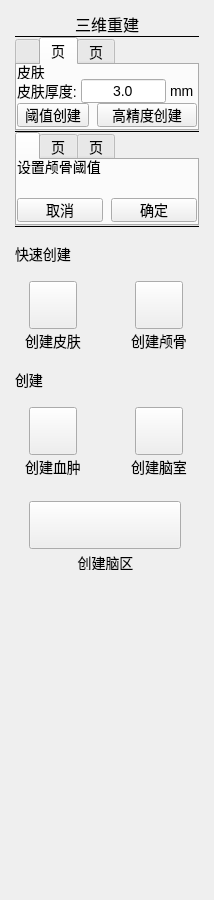
<?xml version="1.0" encoding="UTF-8"?>
<ui version="4.0">
 <class>UnitReconstruction</class>
 <widget class="qMRMLWidget" name="UnitReconstruction">
  <property name="geometry">
   <rect>
    <x>0</x>
    <y>0</y>
    <width>214</width>
    <height>900</height>
   </rect>
  </property>
  <property name="minimumSize">
   <size>
    <width>200</width>
    <height>0</height>
   </size>
  </property>
  <property name="maximumSize">
   <size>
    <width>217</width>
    <height>16777215</height>
   </size>
  </property>
  <property name="styleSheet">
   <string notr="true"/>
  </property>
  <layout class="QHBoxLayout" name="horizontalLayout_2">
   <property name="spacing">
    <number>0</number>
   </property>
   <property name="leftMargin">
    <number>0</number>
   </property>
   <property name="topMargin">
    <number>0</number>
   </property>
   <property name="rightMargin">
    <number>0</number>
   </property>
   <property name="bottomMargin">
    <number>0</number>
   </property>
   <item>
    <widget class="QWidget" name="widget_2" native="true">
     <property name="minimumSize">
      <size>
       <width>0</width>
       <height>32</height>
      </size>
     </property>
     <property name="maximumSize">
      <size>
       <width>200</width>
       <height>16777215</height>
      </size>
     </property>
     <property name="styleSheet">
      <string notr="true">font:14px;</string>
     </property>
     <layout class="QVBoxLayout" name="verticalLayout">
      <property name="spacing">
       <number>0</number>
      </property>
      <property name="leftMargin">
       <number>8</number>
      </property>
      <property name="topMargin">
       <number>12</number>
      </property>
      <property name="rightMargin">
       <number>8</number>
      </property>
      <property name="bottomMargin">
       <number>25</number>
      </property>
      <item>
       <widget class="QLabel" name="label_12">
        <property name="minimumSize">
         <size>
          <width>0</width>
          <height>24</height>
         </size>
        </property>
        <property name="maximumSize">
         <size>
          <width>16777215</width>
          <height>24</height>
         </size>
        </property>
        <property name="styleSheet">
         <string notr="true">font:16px;</string>
        </property>
        <property name="text">
         <string>三维重建</string>
        </property>
        <property name="alignment">
         <set>Qt::AlignCenter</set>
        </property>
       </widget>
      </item>
      <item>
       <widget class="QLabel" name="label_13">
        <property name="minimumSize">
         <size>
          <width>0</width>
          <height>1</height>
         </size>
        </property>
        <property name="maximumSize">
         <size>
          <width>16777215</width>
          <height>1</height>
         </size>
        </property>
        <property name="styleSheet">
         <string notr="true">background-color: rgb(0, 0, 0);</string>
        </property>
        <property name="text">
         <string/>
        </property>
       </widget>
      </item>
      <item>
       <widget class="QTabWidget" name="tabSkin">
        <property name="sizePolicy">
         <sizepolicy hsizetype="Expanding" vsizetype="Minimum">
          <horstretch>0</horstretch>
          <verstretch>0</verstretch>
         </sizepolicy>
        </property>
        <property name="font">
         <font>
          <pointsize>-1</pointsize>
          <weight>50</weight>
          <italic>false</italic>
          <bold>false</bold>
         </font>
        </property>
        <property name="styleSheet">
         <string notr="true">font:14px;</string>
        </property>
        <property name="currentIndex">
         <number>1</number>
        </property>
        <widget class="QWidget" name="tabWidget_5Page1_2">
         <attribute name="title">
          <string/>
         </attribute>
         <layout class="QVBoxLayout" name="verticalLayout_4" stretch="0,0,0">
          <property name="spacing">
           <number>0</number>
          </property>
          <property name="leftMargin">
           <number>0</number>
          </property>
          <property name="topMargin">
           <number>0</number>
          </property>
          <property name="rightMargin">
           <number>0</number>
          </property>
          <property name="bottomMargin">
           <number>0</number>
          </property>
          <item>
           <widget class="QLabel" name="label_4">
            <property name="minimumSize">
             <size>
              <width>0</width>
              <height>14</height>
             </size>
            </property>
            <property name="maximumSize">
             <size>
              <width>16777215</width>
              <height>14</height>
             </size>
            </property>
            <property name="font">
             <font>
              <pointsize>-1</pointsize>
              <weight>50</weight>
              <italic>false</italic>
              <bold>false</bold>
             </font>
            </property>
            <property name="text">
             <string>设置皮肤阈值</string>
            </property>
            <property name="alignment">
             <set>Qt::AlignLeading|Qt::AlignLeft|Qt::AlignVCenter</set>
            </property>
           </widget>
          </item>
          <item>
           <widget class="QWidget" name="widget_7" native="true">
            <property name="minimumSize">
             <size>
              <width>0</width>
              <height>24</height>
             </size>
            </property>
            <property name="maximumSize">
             <size>
              <width>16777215</width>
              <height>24</height>
             </size>
            </property>
            <layout class="QHBoxLayout" name="horizontalLayout_4" stretch="4">
             <property name="spacing">
              <number>0</number>
             </property>
             <property name="leftMargin">
              <number>0</number>
             </property>
             <property name="topMargin">
              <number>0</number>
             </property>
             <property name="rightMargin">
              <number>0</number>
             </property>
             <property name="bottomMargin">
              <number>0</number>
             </property>
             <item>
              <widget class="ctkRangeWidget" name="ctkRangeWidget_2" native="true">
               <property name="minimumSize">
                <size>
                 <width>48</width>
                 <height>24</height>
                </size>
               </property>
               <property name="maximumSize">
                <size>
                 <width>16777215</width>
                 <height>24</height>
                </size>
               </property>
              </widget>
             </item>
            </layout>
           </widget>
          </item>
          <item>
           <widget class="QWidget" name="widget_10" native="true">
            <property name="minimumSize">
             <size>
              <width>0</width>
              <height>24</height>
             </size>
            </property>
            <property name="maximumSize">
             <size>
              <width>16777215</width>
              <height>24</height>
             </size>
            </property>
            <layout class="QHBoxLayout" name="horizontalLayout_15">
             <property name="spacing">
              <number>0</number>
             </property>
             <property name="leftMargin">
              <number>0</number>
             </property>
             <property name="topMargin">
              <number>0</number>
             </property>
             <property name="rightMargin">
              <number>0</number>
             </property>
             <property name="bottomMargin">
              <number>0</number>
             </property>
             <item>
              <widget class="QPushButton" name="pushButton_9">
               <property name="minimumSize">
                <size>
                 <width>86</width>
                 <height>24</height>
                </size>
               </property>
               <property name="maximumSize">
                <size>
                 <width>86</width>
                 <height>24</height>
                </size>
               </property>
               <property name="text">
                <string>取消</string>
               </property>
              </widget>
             </item>
             <item>
              <spacer name="horizontalSpacer_5">
               <property name="orientation">
                <enum>Qt::Horizontal</enum>
               </property>
               <property name="sizeHint" stdset="0">
                <size>
                 <width>40</width>
                 <height>20</height>
                </size>
               </property>
              </spacer>
             </item>
             <item>
              <widget class="QPushButton" name="pushButton_2">
               <property name="minimumSize">
                <size>
                 <width>86</width>
                 <height>24</height>
                </size>
               </property>
               <property name="maximumSize">
                <size>
                 <width>86</width>
                 <height>24</height>
                </size>
               </property>
               <property name="font">
                <font>
                 <pointsize>-1</pointsize>
                 <weight>50</weight>
                 <italic>false</italic>
                 <bold>false</bold>
                </font>
               </property>
               <property name="text">
                <string>确定</string>
               </property>
              </widget>
             </item>
            </layout>
           </widget>
          </item>
         </layout>
        </widget>
        <widget class="QWidget" name="tab_4">
         <property name="styleSheet">
          <string notr="true">font:14px;</string>
         </property>
         <attribute name="title">
          <string>页</string>
         </attribute>
         <layout class="QVBoxLayout" name="verticalLayout_7">
          <property name="spacing">
           <number>0</number>
          </property>
          <property name="leftMargin">
           <number>0</number>
          </property>
          <property name="topMargin">
           <number>0</number>
          </property>
          <property name="rightMargin">
           <number>0</number>
          </property>
          <property name="bottomMargin">
           <number>0</number>
          </property>
          <item>
           <widget class="QLabel" name="label_11">
            <property name="minimumSize">
             <size>
              <width>0</width>
              <height>14</height>
             </size>
            </property>
            <property name="maximumSize">
             <size>
              <width>16777215</width>
              <height>14</height>
             </size>
            </property>
            <property name="text">
             <string>皮肤</string>
            </property>
            <property name="alignment">
             <set>Qt::AlignLeading|Qt::AlignLeft|Qt::AlignVCenter</set>
            </property>
           </widget>
          </item>
          <item>
           <widget class="QWidget" name="widget_11" native="true">
            <property name="minimumSize">
             <size>
              <width>0</width>
              <height>24</height>
             </size>
            </property>
            <property name="maximumSize">
             <size>
              <width>16777215</width>
              <height>24</height>
             </size>
            </property>
            <property name="styleSheet">
             <string notr="true">font:14px;</string>
            </property>
            <layout class="QHBoxLayout" name="horizontalLayout_6">
             <property name="spacing">
              <number>4</number>
             </property>
             <property name="leftMargin">
              <number>0</number>
             </property>
             <property name="topMargin">
              <number>0</number>
             </property>
             <property name="rightMargin">
              <number>0</number>
             </property>
             <property name="bottomMargin">
              <number>0</number>
             </property>
             <item>
              <widget class="QLabel" name="label_5">
               <property name="text">
                <string>皮肤厚度:</string>
               </property>
              </widget>
             </item>
             <item>
              <widget class="QLineEdit" name="lineEdit_2">
               <property name="minimumSize">
                <size>
                 <width>85</width>
                 <height>24</height>
                </size>
               </property>
               <property name="maximumSize">
                <size>
                 <width>85</width>
                 <height>16777215</height>
                </size>
               </property>
               <property name="text">
                <string>3.0</string>
               </property>
               <property name="alignment">
                <set>Qt::AlignCenter</set>
               </property>
              </widget>
             </item>
             <item>
              <widget class="QLabel" name="label_6">
               <property name="text">
                <string>mm</string>
               </property>
              </widget>
             </item>
             <item>
              <spacer name="horizontalSpacer_3">
               <property name="orientation">
                <enum>Qt::Horizontal</enum>
               </property>
               <property name="sizeHint" stdset="0">
                <size>
                 <width>40</width>
                 <height>20</height>
                </size>
               </property>
              </spacer>
             </item>
            </layout>
           </widget>
          </item>
          <item>
           <widget class="QWidget" name="widget_14" native="true">
            <property name="minimumSize">
             <size>
              <width>0</width>
              <height>24</height>
             </size>
            </property>
            <property name="maximumSize">
             <size>
              <width>16777213</width>
              <height>24</height>
             </size>
            </property>
            <layout class="QHBoxLayout" name="horizontalLayout_14">
             <property name="spacing">
              <number>0</number>
             </property>
             <property name="leftMargin">
              <number>0</number>
             </property>
             <property name="topMargin">
              <number>0</number>
             </property>
             <property name="rightMargin">
              <number>0</number>
             </property>
             <property name="bottomMargin">
              <number>0</number>
             </property>
             <item>
              <widget class="QPushButton" name="pushButton_5">
               <property name="minimumSize">
                <size>
                 <width>72</width>
                 <height>24</height>
                </size>
               </property>
               <property name="maximumSize">
                <size>
                 <width>72</width>
                 <height>24</height>
                </size>
               </property>
               <property name="font">
                <font>
                 <pointsize>-1</pointsize>
                 <weight>50</weight>
                 <italic>false</italic>
                 <bold>false</bold>
                </font>
               </property>
               <property name="text">
                <string>阈值创建</string>
               </property>
              </widget>
             </item>
             <item>
              <spacer name="horizontalSpacer_7">
               <property name="orientation">
                <enum>Qt::Horizontal</enum>
               </property>
               <property name="sizeHint" stdset="0">
                <size>
                 <width>42</width>
                 <height>20</height>
                </size>
               </property>
              </spacer>
             </item>
             <item>
              <widget class="QPushButton" name="pushButton_11">
               <property name="minimumSize">
                <size>
                 <width>100</width>
                 <height>24</height>
                </size>
               </property>
               <property name="maximumSize">
                <size>
                 <width>100</width>
                 <height>24</height>
                </size>
               </property>
               <property name="text">
                <string>高精度创建</string>
               </property>
              </widget>
             </item>
            </layout>
           </widget>
          </item>
         </layout>
        </widget>
        <widget class="QWidget" name="tab_7">
         <attribute name="title">
          <string>页</string>
         </attribute>
         <layout class="QVBoxLayout" name="verticalLayout_8">
          <item>
           <widget class="QLabel" name="label_7">
            <property name="font">
             <font>
              <pointsize>-1</pointsize>
              <weight>50</weight>
              <italic>false</italic>
              <bold>false</bold>
             </font>
            </property>
            <property name="styleSheet">
             <string notr="true">color: rgb(122, 122, 122);</string>
            </property>
            <property name="text">
             <string>暂未开放</string>
            </property>
            <property name="alignment">
             <set>Qt::AlignCenter</set>
            </property>
           </widget>
          </item>
         </layout>
        </widget>
       </widget>
      </item>
      <item>
       <widget class="QLabel" name="label_14">
        <property name="minimumSize">
         <size>
          <width>0</width>
          <height>1</height>
         </size>
        </property>
        <property name="maximumSize">
         <size>
          <width>16777215</width>
          <height>1</height>
         </size>
        </property>
        <property name="styleSheet">
         <string notr="true">background-color: rgb(0, 0, 0);</string>
        </property>
        <property name="text">
         <string/>
        </property>
       </widget>
      </item>
      <item>
       <widget class="QTabWidget" name="tabBone">
        <property name="sizePolicy">
         <sizepolicy hsizetype="Expanding" vsizetype="Minimum">
          <horstretch>0</horstretch>
          <verstretch>0</verstretch>
         </sizepolicy>
        </property>
        <property name="font">
         <font>
          <pointsize>-1</pointsize>
          <weight>50</weight>
          <italic>false</italic>
          <bold>false</bold>
         </font>
        </property>
        <property name="styleSheet">
         <string notr="true">font:14px;</string>
        </property>
        <property name="currentIndex">
         <number>0</number>
        </property>
        <widget class="QWidget" name="tabWidget_5Page1_3">
         <attribute name="title">
          <string/>
         </attribute>
         <layout class="QVBoxLayout" name="verticalLayout_5" stretch="0,0,0">
          <property name="spacing">
           <number>0</number>
          </property>
          <property name="leftMargin">
           <number>0</number>
          </property>
          <property name="topMargin">
           <number>0</number>
          </property>
          <property name="rightMargin">
           <number>0</number>
          </property>
          <property name="bottomMargin">
           <number>0</number>
          </property>
          <item>
           <widget class="QLabel" name="label_18">
            <property name="minimumSize">
             <size>
              <width>0</width>
              <height>14</height>
             </size>
            </property>
            <property name="maximumSize">
             <size>
              <width>16777215</width>
              <height>14</height>
             </size>
            </property>
            <property name="font">
             <font>
              <pointsize>-1</pointsize>
              <weight>50</weight>
              <italic>false</italic>
              <bold>false</bold>
             </font>
            </property>
            <property name="text">
             <string>设置颅骨阈值</string>
            </property>
            <property name="alignment">
             <set>Qt::AlignLeading|Qt::AlignLeft|Qt::AlignVCenter</set>
            </property>
           </widget>
          </item>
          <item>
           <widget class="QWidget" name="widget_8" native="true">
            <property name="minimumSize">
             <size>
              <width>0</width>
              <height>24</height>
             </size>
            </property>
            <property name="maximumSize">
             <size>
              <width>16777215</width>
              <height>24</height>
             </size>
            </property>
            <layout class="QHBoxLayout" name="horizontalLayout_7" stretch="4">
             <property name="spacing">
              <number>0</number>
             </property>
             <property name="leftMargin">
              <number>0</number>
             </property>
             <property name="topMargin">
              <number>0</number>
             </property>
             <property name="rightMargin">
              <number>0</number>
             </property>
             <property name="bottomMargin">
              <number>0</number>
             </property>
             <item>
              <widget class="ctkRangeWidget" name="ctkRangeWidget_3" native="true">
               <property name="minimumSize">
                <size>
                 <width>48</width>
                 <height>24</height>
                </size>
               </property>
               <property name="maximumSize">
                <size>
                 <width>16777215</width>
                 <height>24</height>
                </size>
               </property>
              </widget>
             </item>
            </layout>
           </widget>
          </item>
          <item>
           <widget class="QWidget" name="widget_12" native="true">
            <property name="minimumSize">
             <size>
              <width>0</width>
              <height>24</height>
             </size>
            </property>
            <property name="maximumSize">
             <size>
              <width>16777215</width>
              <height>24</height>
             </size>
            </property>
            <layout class="QHBoxLayout" name="horizontalLayout_16">
             <property name="spacing">
              <number>0</number>
             </property>
             <property name="leftMargin">
              <number>0</number>
             </property>
             <property name="topMargin">
              <number>0</number>
             </property>
             <property name="rightMargin">
              <number>0</number>
             </property>
             <property name="bottomMargin">
              <number>0</number>
             </property>
             <item>
              <widget class="QPushButton" name="pushButton_15">
               <property name="minimumSize">
                <size>
                 <width>86</width>
                 <height>24</height>
                </size>
               </property>
               <property name="maximumSize">
                <size>
                 <width>86</width>
                 <height>24</height>
                </size>
               </property>
               <property name="text">
                <string>取消</string>
               </property>
              </widget>
             </item>
             <item>
              <spacer name="horizontalSpacer_6">
               <property name="orientation">
                <enum>Qt::Horizontal</enum>
               </property>
               <property name="sizeHint" stdset="0">
                <size>
                 <width>40</width>
                 <height>20</height>
                </size>
               </property>
              </spacer>
             </item>
             <item>
              <widget class="QPushButton" name="pushButton_3">
               <property name="minimumSize">
                <size>
                 <width>86</width>
                 <height>24</height>
                </size>
               </property>
               <property name="maximumSize">
                <size>
                 <width>86</width>
                 <height>24</height>
                </size>
               </property>
               <property name="font">
                <font>
                 <pointsize>-1</pointsize>
                 <weight>50</weight>
                 <italic>false</italic>
                 <bold>false</bold>
                </font>
               </property>
               <property name="text">
                <string>确定</string>
               </property>
              </widget>
             </item>
            </layout>
           </widget>
          </item>
         </layout>
        </widget>
        <widget class="QWidget" name="tab_5">
         <property name="styleSheet">
          <string notr="true">font:14px;</string>
         </property>
         <attribute name="title">
          <string>页</string>
         </attribute>
         <layout class="QVBoxLayout" name="verticalLayout_10">
          <property name="spacing">
           <number>0</number>
          </property>
          <property name="leftMargin">
           <number>0</number>
          </property>
          <property name="topMargin">
           <number>0</number>
          </property>
          <property name="rightMargin">
           <number>0</number>
          </property>
          <property name="bottomMargin">
           <number>0</number>
          </property>
          <item>
           <widget class="QLabel" name="label_19">
            <property name="minimumSize">
             <size>
              <width>0</width>
              <height>14</height>
             </size>
            </property>
            <property name="maximumSize">
             <size>
              <width>16777215</width>
              <height>14</height>
             </size>
            </property>
            <property name="text">
             <string>颅骨</string>
            </property>
            <property name="alignment">
             <set>Qt::AlignLeading|Qt::AlignLeft|Qt::AlignVCenter</set>
            </property>
           </widget>
          </item>
          <item>
           <widget class="QWidget" name="widget_13" native="true">
            <property name="minimumSize">
             <size>
              <width>0</width>
              <height>24</height>
             </size>
            </property>
            <property name="maximumSize">
             <size>
              <width>16777215</width>
              <height>24</height>
             </size>
            </property>
            <property name="styleSheet">
             <string notr="true">font:14px;</string>
            </property>
            <layout class="QHBoxLayout" name="horizontalLayout_10">
             <property name="spacing">
              <number>4</number>
             </property>
             <property name="leftMargin">
              <number>0</number>
             </property>
             <property name="topMargin">
              <number>0</number>
             </property>
             <property name="rightMargin">
              <number>0</number>
             </property>
             <property name="bottomMargin">
              <number>0</number>
             </property>
             <item>
              <widget class="QLabel" name="label_20">
               <property name="text">
                <string>颅骨厚度:</string>
               </property>
              </widget>
             </item>
             <item>
              <widget class="QLineEdit" name="lineEdit_3">
               <property name="minimumSize">
                <size>
                 <width>85</width>
                 <height>24</height>
                </size>
               </property>
               <property name="maximumSize">
                <size>
                 <width>85</width>
                 <height>16777215</height>
                </size>
               </property>
               <property name="text">
                <string>3.0</string>
               </property>
               <property name="alignment">
                <set>Qt::AlignCenter</set>
               </property>
              </widget>
             </item>
             <item>
              <widget class="QLabel" name="label_21">
               <property name="text">
                <string>mm</string>
               </property>
              </widget>
             </item>
             <item>
              <spacer name="horizontalSpacer_8">
               <property name="orientation">
                <enum>Qt::Horizontal</enum>
               </property>
               <property name="sizeHint" stdset="0">
                <size>
                 <width>40</width>
                 <height>20</height>
                </size>
               </property>
              </spacer>
             </item>
            </layout>
           </widget>
          </item>
          <item>
           <widget class="QWidget" name="widget_16" native="true">
            <property name="minimumSize">
             <size>
              <width>0</width>
              <height>24</height>
             </size>
            </property>
            <property name="maximumSize">
             <size>
              <width>16777213</width>
              <height>24</height>
             </size>
            </property>
            <layout class="QHBoxLayout" name="horizontalLayout_17">
             <property name="spacing">
              <number>0</number>
             </property>
             <property name="leftMargin">
              <number>0</number>
             </property>
             <property name="topMargin">
              <number>0</number>
             </property>
             <property name="rightMargin">
              <number>0</number>
             </property>
             <property name="bottomMargin">
              <number>0</number>
             </property>
             <item>
              <spacer name="horizontalSpacer_10">
               <property name="orientation">
                <enum>Qt::Horizontal</enum>
               </property>
               <property name="sizeHint" stdset="0">
                <size>
                 <width>40</width>
                 <height>20</height>
                </size>
               </property>
              </spacer>
             </item>
             <item>
              <widget class="QPushButton" name="pushButton_16">
               <property name="minimumSize">
                <size>
                 <width>72</width>
                 <height>24</height>
                </size>
               </property>
               <property name="maximumSize">
                <size>
                 <width>72</width>
                 <height>24</height>
                </size>
               </property>
               <property name="font">
                <font>
                 <pointsize>-1</pointsize>
                 <weight>50</weight>
                 <italic>false</italic>
                 <bold>false</bold>
                </font>
               </property>
               <property name="text">
                <string>阈值创建</string>
               </property>
              </widget>
             </item>
             <item>
              <spacer name="horizontalSpacer_9">
               <property name="orientation">
                <enum>Qt::Horizontal</enum>
               </property>
               <property name="sizeHint" stdset="0">
                <size>
                 <width>42</width>
                 <height>20</height>
                </size>
               </property>
              </spacer>
             </item>
            </layout>
           </widget>
          </item>
         </layout>
        </widget>
        <widget class="QWidget" name="tab_10">
         <attribute name="title">
          <string>页</string>
         </attribute>
         <layout class="QVBoxLayout" name="verticalLayout_11">
          <item>
           <widget class="QLabel" name="label_22">
            <property name="font">
             <font>
              <pointsize>-1</pointsize>
              <weight>50</weight>
              <italic>false</italic>
              <bold>false</bold>
             </font>
            </property>
            <property name="styleSheet">
             <string notr="true">color: rgb(122, 122, 122);</string>
            </property>
            <property name="text">
             <string>暂未开放</string>
            </property>
            <property name="alignment">
             <set>Qt::AlignCenter</set>
            </property>
           </widget>
          </item>
         </layout>
        </widget>
       </widget>
      </item>
      <item>
       <widget class="QLabel" name="label_23">
        <property name="minimumSize">
         <size>
          <width>0</width>
          <height>1</height>
         </size>
        </property>
        <property name="maximumSize">
         <size>
          <width>16777215</width>
          <height>1</height>
         </size>
        </property>
        <property name="styleSheet">
         <string notr="true">background-color: rgb(0, 0, 0);</string>
        </property>
        <property name="text">
         <string/>
        </property>
       </widget>
      </item>
      <item>
       <spacer name="verticalSpacer_3">
        <property name="orientation">
         <enum>Qt::Vertical</enum>
        </property>
        <property name="sizeType">
         <enum>QSizePolicy::Fixed</enum>
        </property>
        <property name="sizeHint" stdset="0">
         <size>
          <width>20</width>
          <height>16</height>
         </size>
        </property>
       </spacer>
      </item>
      <item>
       <widget class="QLabel" name="label_9">
        <property name="text">
         <string>快速创建</string>
        </property>
       </widget>
      </item>
      <item>
       <spacer name="verticalSpacer_5">
        <property name="orientation">
         <enum>Qt::Vertical</enum>
        </property>
        <property name="sizeType">
         <enum>QSizePolicy::Fixed</enum>
        </property>
        <property name="sizeHint" stdset="0">
         <size>
          <width>20</width>
          <height>16</height>
         </size>
        </property>
       </spacer>
      </item>
      <item>
       <widget class="QWidget" name="widget_3" native="true">
        <property name="minimumSize">
         <size>
          <width>0</width>
          <height>72</height>
         </size>
        </property>
        <property name="maximumSize">
         <size>
          <width>16777215</width>
          <height>72</height>
         </size>
        </property>
        <widget class="QPushButton" name="btn_quick_skin">
         <property name="geometry">
          <rect>
           <x>14</x>
           <y>0</y>
           <width>48</width>
           <height>48</height>
          </rect>
         </property>
         <property name="minimumSize">
          <size>
           <width>0</width>
           <height>24</height>
          </size>
         </property>
         <property name="text">
          <string/>
         </property>
        </widget>
        <widget class="QPushButton" name="btn_quick_bone">
         <property name="geometry">
          <rect>
           <x>120</x>
           <y>0</y>
           <width>48</width>
           <height>48</height>
          </rect>
         </property>
         <property name="minimumSize">
          <size>
           <width>0</width>
           <height>24</height>
          </size>
         </property>
         <property name="text">
          <string/>
         </property>
        </widget>
        <widget class="QLabel" name="label_10">
         <property name="geometry">
          <rect>
           <x>0</x>
           <y>50</y>
           <width>76</width>
           <height>20</height>
          </rect>
         </property>
         <property name="text">
          <string>创建皮肤</string>
         </property>
         <property name="alignment">
          <set>Qt::AlignCenter</set>
         </property>
        </widget>
        <widget class="QLabel" name="label_15">
         <property name="geometry">
          <rect>
           <x>106</x>
           <y>50</y>
           <width>76</width>
           <height>20</height>
          </rect>
         </property>
         <property name="text">
          <string>创建颅骨</string>
         </property>
         <property name="alignment">
          <set>Qt::AlignCenter</set>
         </property>
        </widget>
       </widget>
      </item>
      <item>
       <spacer name="verticalSpacer_6">
        <property name="orientation">
         <enum>Qt::Vertical</enum>
        </property>
        <property name="sizeType">
         <enum>QSizePolicy::Fixed</enum>
        </property>
        <property name="sizeHint" stdset="0">
         <size>
          <width>20</width>
          <height>16</height>
         </size>
        </property>
       </spacer>
      </item>
      <item>
       <widget class="QLabel" name="label">
        <property name="text">
         <string>创建</string>
        </property>
       </widget>
      </item>
      <item>
       <spacer name="verticalSpacer_4">
        <property name="orientation">
         <enum>Qt::Vertical</enum>
        </property>
        <property name="sizeType">
         <enum>QSizePolicy::Fixed</enum>
        </property>
        <property name="sizeHint" stdset="0">
         <size>
          <width>20</width>
          <height>16</height>
         </size>
        </property>
       </spacer>
      </item>
      <item>
       <widget class="QWidget" name="widget" native="true">
        <property name="minimumSize">
         <size>
          <width>0</width>
          <height>180</height>
         </size>
        </property>
        <property name="maximumSize">
         <size>
          <width>16777215</width>
          <height>180</height>
         </size>
        </property>
        <widget class="QPushButton" name="btnTurmo">
         <property name="geometry">
          <rect>
           <x>14</x>
           <y>0</y>
           <width>48</width>
           <height>48</height>
          </rect>
         </property>
         <property name="minimumSize">
          <size>
           <width>0</width>
           <height>24</height>
          </size>
         </property>
         <property name="maximumSize">
          <size>
           <width>16777215</width>
           <height>4444</height>
          </size>
         </property>
         <property name="text">
          <string/>
         </property>
         <property name="checkable">
          <bool>true</bool>
         </property>
        </widget>
        <widget class="QPushButton" name="btnVentricle">
         <property name="geometry">
          <rect>
           <x>120</x>
           <y>0</y>
           <width>48</width>
           <height>48</height>
          </rect>
         </property>
         <property name="minimumSize">
          <size>
           <width>0</width>
           <height>24</height>
          </size>
         </property>
         <property name="maximumSize">
          <size>
           <width>16777215</width>
           <height>4444</height>
          </size>
         </property>
         <property name="text">
          <string/>
         </property>
         <property name="checkable">
          <bool>true</bool>
         </property>
        </widget>
        <widget class="QLabel" name="label_2">
         <property name="geometry">
          <rect>
           <x>0</x>
           <y>50</y>
           <width>76</width>
           <height>20</height>
          </rect>
         </property>
         <property name="text">
          <string>创建血肿</string>
         </property>
         <property name="alignment">
          <set>Qt::AlignCenter</set>
         </property>
        </widget>
        <widget class="QLabel" name="label_3">
         <property name="geometry">
          <rect>
           <x>106</x>
           <y>50</y>
           <width>76</width>
           <height>20</height>
          </rect>
         </property>
         <property name="text">
          <string>创建脑室</string>
         </property>
         <property name="alignment">
          <set>Qt::AlignCenter</set>
         </property>
        </widget>
        <widget class="QPushButton" name="btnBrain">
         <property name="geometry">
          <rect>
           <x>14</x>
           <y>94</y>
           <width>152</width>
           <height>48</height>
          </rect>
         </property>
         <property name="minimumSize">
          <size>
           <width>0</width>
           <height>24</height>
          </size>
         </property>
         <property name="maximumSize">
          <size>
           <width>16777215</width>
           <height>4444</height>
          </size>
         </property>
         <property name="text">
          <string/>
         </property>
         <property name="checkable">
          <bool>true</bool>
         </property>
        </widget>
        <widget class="QLabel" name="label_8">
         <property name="geometry">
          <rect>
           <x>20</x>
           <y>148</y>
           <width>141</width>
           <height>15</height>
          </rect>
         </property>
         <property name="text">
          <string>创建脑区</string>
         </property>
         <property name="alignment">
          <set>Qt::AlignCenter</set>
         </property>
        </widget>
       </widget>
      </item>
      <item>
       <spacer name="verticalSpacer_2">
        <property name="orientation">
         <enum>Qt::Vertical</enum>
        </property>
        <property name="sizeType">
         <enum>QSizePolicy::Fixed</enum>
        </property>
        <property name="sizeHint" stdset="0">
         <size>
          <width>20</width>
          <height>16</height>
         </size>
        </property>
       </spacer>
      </item>
      <item>
       <spacer name="verticalSpacer">
        <property name="orientation">
         <enum>Qt::Vertical</enum>
        </property>
        <property name="sizeHint" stdset="0">
         <size>
          <width>20</width>
          <height>40</height>
         </size>
        </property>
       </spacer>
      </item>
     </layout>
    </widget>
   </item>
  </layout>
 </widget>
 <customwidgets>
  <customwidget>
   <class>qMRMLWidget</class>
   <extends>QWidget</extends>
   <header>qMRMLWidget.h</header>
   <container>1</container>
  </customwidget>
  <customwidget>
   <class>ctkRangeWidget</class>
   <extends>QWidget</extends>
   <header>ctkrangewidget.h</header>
   <container>1</container>
  </customwidget>
 </customwidgets>
 <resources/>
 <connections/>
</ui>
